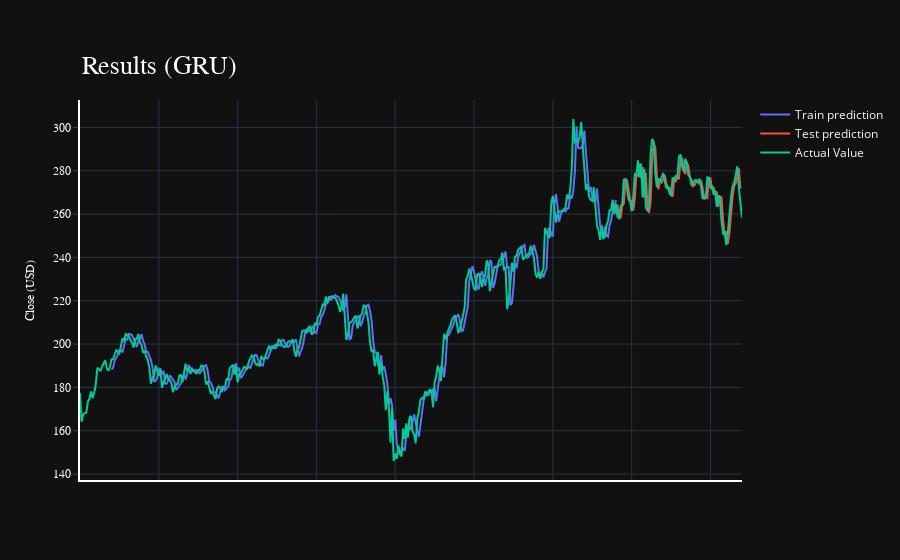

The cell this chart's notebook holds for it:
### Code cell
import plotly.express as px
import plotly.graph_objects as go

fig = go.Figure()
fig.add_trace(go.Scatter(go.Scatter(x=result.index, y=result[0],
                    mode='lines',
                    name='Train prediction')))
fig.add_trace(go.Scatter(x=result.index, y=result[1],
                    mode='lines',
                    name='Test prediction'))
fig.add_trace(go.Scatter(go.Scatter(x=result.index, y=result[2],
                    mode='lines',
                    name='Actual Value')))
fig.update_layout(
    xaxis=dict(
        showline=True,
        showgrid=True,
        showticklabels=False,
        linecolor='white',
        linewidth=2
    ),
    yaxis=dict(
        title_text='Close (USD)',
        titlefont=dict(
            family='Rockwell',
            size=12,
            color='white',
        ),
        showline=True,
        showgrid=True,
        showticklabels=True,
        linecolor='white',
        linewidth=2,
        ticks='outside',
        tickfont=dict(
            family='Rockwell',
            size=12,
            color='white',
        ),
    ),
    showlegend=True,
    template = 'plotly_dark'

)



annotations = []
annotations.append(dict(xref='paper', yref='paper', x=0.0, y=1.05,
                              xanchor='left', yanchor='bottom',
                              text='Results (GRU)',
                              font=dict(family='Rockwell',
                                        size=26,
                                        color='white'),
                              showarrow=False))
fig.update_layout(annotations=annotations)

fig.show()

### Figure 1 — Plotly figure (JSON) as saved in the notebook; plotly's stock layout.template omitted (floating-point values rounded to 4 significant figures; data arrays with more than 128 entries replaced by an {"elided": "..."} marker saying what was removed)
{"data": [{"mode": "lines", "name": "Train prediction", "type": "scatter", "x": {"elided": "421 int values"}, "y": {"elided": "421 float values"}}, {"mode": "lines", "name": "Test prediction", "type": "scatter", "x": {"elided": "421 int values"}, "y": {"elided": "421 float values"}}, {"mode": "lines", "name": "Actual Value", "type": "scatter", "x": {"elided": "421 int values"}, "y": {"elided": "421 float values"}}], "layout": {"annotations": [{"font": {"color": "white", "family": "Rockwell", "size": 26}, "showarrow": false, "text": "Results (GRU)", "x": 0, "xanchor": "left", "xref": "paper", "y": 1.05, "yanchor": "bottom", "yref": "paper"}], "showlegend": true, "xaxis": {"linecolor": "white", "linewidth": 2, "showgrid": true, "showline": true, "showticklabels": false}, "yaxis": {"linecolor": "white", "linewidth": 2, "showgrid": true, "showline": true, "showticklabels": true, "tickfont": {"color": "white", "family": "Rockwell", "size": 12}, "ticks": "outside", "title": {"font": {"color": "white", "family": "Rockwell", "size": 12}, "text": "Close (USD)"}}}}
